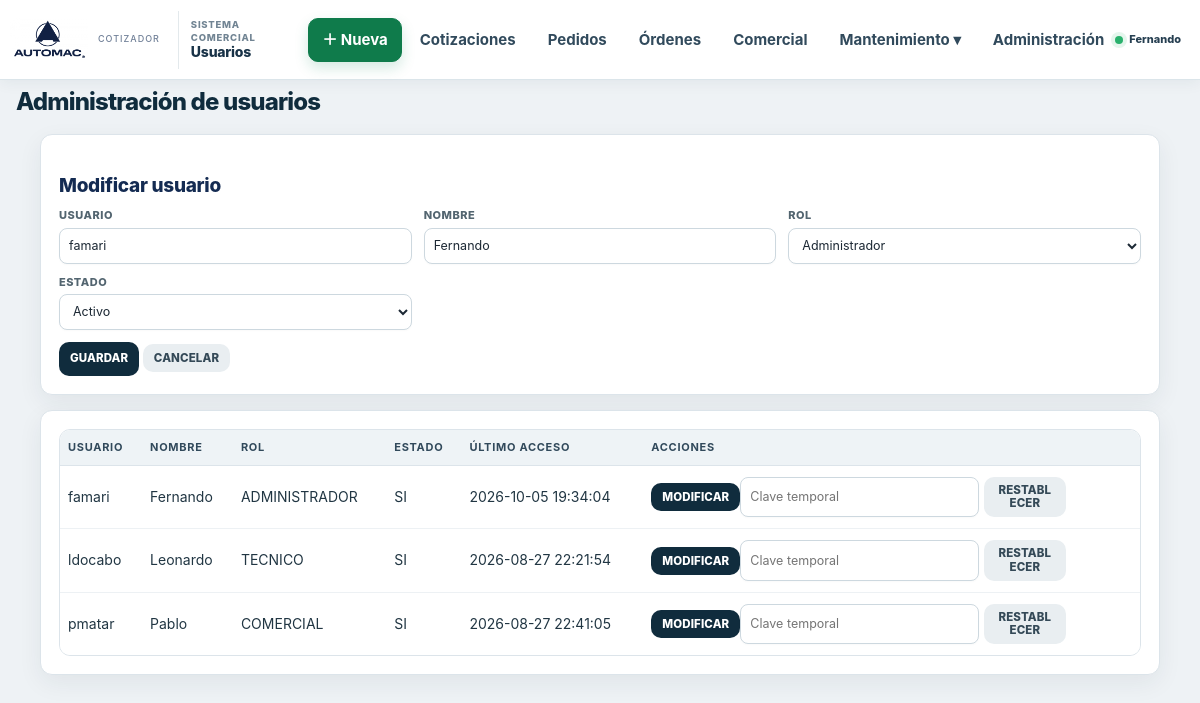
The app's page /administrar_usuarios.php?editar=1 (signed in) with its own data.
### tables this page shows
CREATE TABLE `usuarios` (
  `usuario_id` int(10) UNSIGNED NOT NULL,
  `usuario_login` varchar(50) NOT NULL,
  `usuario_nombre` varchar(120) NOT NULL,
  `usuario_password` varchar(255) NOT NULL,
  `usuario_rol` enum('ADMINISTRADOR','COMERCIAL','TECNICO') NOT NULL,
  `usuario_activo` enum('SI','NO') NOT NULL DEFAULT 'SI',
  `usuario_debe_cambiar_clave` enum('SI','NO') NOT NULL DEFAULT 'SI',
  `usuario_ultimo_acceso` datetime DEFAULT NULL,
  `usuario_creado` datetime NOT NULL DEFAULT current_timestamp(),
  `usuario_modificado` datetime DEFAULT NULL
);

### auth.php (called while the page is built, shortened)
<?php
function usuarioActual(): ?array
{
    return array(
        'id' => (int)$_SESSION['usuario_id'],
        'login' => (string)($_SESSION['usuario_login'] ?? ''),
        'nombre' => (string)($_SESSION['usuario_nombre'] ?? ''),
        'rol' => (string)($_SESSION['usuario_rol'] ?? ''),
        'debe_cambiar_clave' => (string)($_SESSION['usuario_debe_cambiar_clave'] ?? 'NO')
    );
}

### administrar_usuarios.php (the view, shortened to what this page needs)
<?php
require_once 'conexion.php';
require_once 'auth.php';
function e($v){return htmlspecialchars((string)$v,ENT_QUOTES,'UTF-8');}
$mensaje='';$tipo='ok';
$editar=null;$eid=filter_input(INPUT_GET,'editar',FILTER_VALIDATE_INT);if($eid){$st=$conexion->prepare('SELECT * FROM usuarios WHERE usuario_id=?');$st->bind_param('i',$eid);$st->execute();$editar=$st->get_result()->fetch_assoc();$st->close();}
$usuarios=$conexion->query('SELECT * FROM usuarios ORDER BY usuario_nombre,usuario_login');
?><!doctype html><html lang="es"><head></head><body><div class="c"><?php require __DIR__ . '/menu.php'; ?><h1>Administración de usuarios</h1><?php if($mensaje):?> <?=$tipo?><?=e($mensaje)?><?php endif;?><section class="caja"><h2><?=$editar?'Modificar usuario':'Nuevo usuario'?></h2><form method="post" class="form"><?= automacCsrfInput() ?><?= (int)($editar['usuario_id']??0) ?><div><label>Usuario</label><input name="usuario_login" required value="<?=e($editar['usuario_login']??'')?>"></div><div><label>Nombre</label><input name="usuario_nombre" required value="<?=e($editar['usuario_nombre']??'')?>"></div><div><label>Rol</label><select name="usuario_rol"><option value="ADMINISTRADOR"<?=($editar['usuario_rol']??'')==='ADMINISTRADOR'?' selected':''?>>Administrador</option><?=($editar['usuario_rol']??'')==='COMERCIAL'?' selected':''?><?=($editar['usuario_rol']??'')==='TECNICO'?' selected':''?></select></div><div><label>Estado</label><select name="usuario_activo"><option value="SI"<?=($editar['usuario_activo']??'SI')==='SI'?' selected':''?>>Activo</option><?=($editar['usuario_activo']??'')==='NO'?' selected':''?></select></div><?php if(!$editar):?><div><label>Contraseña temporal</label><input type="password" name="clave" required></div><?php endif;?><div class="acciones"><button class="azul">GUARDAR</button> <?php if($editar):?><a class="btn gris" href="administrar_usuarios.php">CANCELAR</a><?php endif;?></div></form></section><section class="caja tabla"><table><tr><th>Usuario</th><th>Nombre</th><th>Rol</th><th>Estado</th><th>Último acceso</th><th>Acciones</th></tr><?php while($u=$usuarios->fetch_assoc()):?><tr><td><?=e($u['usuario_login'])?></td><td><?=e($u['usuario_nombre'])?></td><td><?=e($u['usuario_rol'])?></td><td><?=e($u['usuario_activo'])?></td><td><?=e($u['usuario_ultimo_acceso']?:'—')?></td><td><a class="btn azul" href="?editar=<?=(int)$u['usuario_id']?>">MODIFICAR</a><form method="post" class="rest" style="display:inline-flex"><?= automacCsrfInput() ?><?=(int)$u['usuario_id']?><input type="password" name="clave_nueva" placeholder="Clave temporal" minlength="10" autocomplete="new-password" title="Al menos 10 caracteres, con letras y números" required><button class="gris">RESTABLECER</button></form></td></tr><?php endwhile;?></table></section></div></body></html>

### menu.php (shortened to what this page needs)
<?php
$paginaMenuActual = basename((string)($_SERVER['PHP_SELF'] ?? ''));
$usuarioMenu = function_exists('usuarioActual') ? usuarioActual() : null;
$rolMenu = strtoupper(trim((string)($usuarioMenu['rol'] ?? '')));
$nombreUsuarioMenu = (string)($usuarioMenu['nombre'] ?? 'Usuario');
$gruposActivosMenu = array(
    'inicio' => array('inicio.php'),
    'cotizador' => array('index.php'),
    'cotizaciones' => array('cotizaciones.php', 'ver_cotizacion.php'),
    'visor_pdf' => array('visor_pdf.php'),
    'comercial' => array('comercial.php'),
    'pedidos' => array('pedidos.php', 'ver_pedido.php', 'editar_pedido.php', 'pedido_preintegracion.php', 'pasar_produccion.php', 'confirmar_integracion_externa.php'),
    'ordenes' => array('ordenes_fabricacion.php', 'ver_orden_fabricacion.php'),
    'clientes' => array('administrar_clientes.php'),
    'usuarios' => array('administrar_usuarios.php'),
    'plantillas' => array('administrar_plantillas.php', 'plantillas_controles.php'),
    'matriz' => array('administrar_matriz.php', 'administrar_material_hueco.php', 'exportar_matriz_calculos.php', 'limites_paradas.php'),
    'botoneras' => array('administrar_matriz_botoneras.php'),
    'senalizacion_mantenimiento' => array('mantenimiento_senalizacion.php'),
    'accesorios_mantenimiento' => array('mantenimiento_accesorios.php'),
    'mantenimiento' => array('mantenimiento.php','mantenimiento_automatizaciones.php','mantenimiento_administracion.php','diagnostico_depuracion.php'),
    'control_mantenimiento' => array('mantenimiento_control.php','mantenimiento_catalogos_control.php','administrar_matriz.php','exportar_matriz_calculos.php'),
    'catalogos_control' => array('mantenimiento_catalogos_control.php'),
    'diagnostico' => array('diagnostico_catalogos.php','diagnostico_depuracion.php'),
    'automatizaciones' => array('mantenimiento_automatizaciones.php'),
    'administracion_sistema' => array('mantenimiento_administracion.php','mantenimiento_integracion_externa.php','mantenimiento_condiciones_pago.php'),
    'precios' => array('actualizar_precios.php', 'administrar_precios.php'),
    'repuestos_mantenimiento' => array('mantenimiento_repuestos.php', 'administrar_repuestos.php'),
    'iep_mantenimiento' => array('mantenimiento_iep.php'),
    'numeracion' => array('administrar_numeracion.php'),
    'documentos' => array('administrar_documentos.php'),
    'preferencias' => array('mis_preferencias.php'),
    'clave' => array('cambiar_clave.php')
);
if (!function_exists('menuAutomacActivo')) {
    function menuAutomacActivo(string $clave, string $pagina, array $grupos): string
    {
        return in_array($pagina, $grupos[$clave] ?? array(), true) ? ' activo' : '';
    }
}
$titulosPaginaMenu = array(
    'inicio.php' => 'Nueva cotización',
    'index.php' => 'Cotizador de ascensores',
    'cotizaciones.php' => 'Cotizaciones',
    'visor_pdf.php' => 'Visor PDF',
    'comercial.php' => 'Panel comercial',
    'ver_cotizacion.php' => 'Detalle de cotización',
    'pedidos.php' => 'Pedidos',
    'pedido_preintegracion.php' => 'Integración externa · Pedido',
    'ver_pedido.php' => 'Detalle de pedido',
    'editar_pedido.php' => 'Modificar pedido',
    'ordenes_fabricacion.php' => 'Órdenes de fabricación',
    'ver_orden_fabricacion.php' => 'Orden de fabricación',
    'administrar_clientes.php' => 'Clientes',
    'administrar_usuarios.php' => 'Usuarios',
    'administrar_plantillas.php' => 'Plantillas',
    'mantenimiento.php' => 'Mantenimiento',
    'mantenimiento_control.php' => 'Matrices de Control',
    'mantenimiento_iep.php' => 'Matrices de IEP',
    'administrar_matriz.php' => 'Cálculos de Control',
    'administrar_material_hueco.php' => 'Material de hueco',
    'limites_paradas.php' => 'Límites de paradas',
    'administrar_matriz_botoneras.php' => 'Matriz de botoneras',
    'mantenimiento_senalizacion.php' => 'Mantenimiento de señalización',
    'mantenimiento_accesorios.php' => 'Mantenimiento de accesorios',
    'mantenimiento_catalogos_control.php' => 'Configuración de Control',
    'diagnostico_catalogos.php' => 'Diagnóstico de integridad',
    'diagnostico_depuracion.php' => 'Depuración del sistema',
    'mantenimiento_automatizaciones.php' => 'Relaciones y Automatizaciones',
    'mantenimiento_administracion.php' => 'Administración del Sistema',
    'mantenimiento_integracion_externa.php' => 'Integración externa',
    'mantenimiento_condiciones_pago.php' => 'Condiciones de pago',
    'pasar_produccion.php' => 'Paso a Producción',
    'confirmar_integracion_externa.php' => 'Paso a Producción',
    'actualizar_precios.php' => 'Bases de precios Bejerman',
    'mantenimiento_repuestos.php' => 'Repuestos',
    'administrar_numeracion.php' => 'Numeración de documentos',
    'administrar_documentos.php' => 'Archivo de documentos',
    'mis_preferencias.php' => 'Mis preferencias',
    'cambiar_clave.php' => 'Mi contraseña'
);
$tituloPaginaMenu = $titulosPaginaMenu[$paginaMenuActual] ?? 'Cotizador Automac';
$puedeComercial = in_array($rolMenu, array('ADMINISTRADOR', 'COMERCIAL'), true);
$puedeOrdenes = in_array($rolMenu, array('ADMINISTRADOR', 'TECNICO', 'COMERCIAL'), true);
$esAdministradorMenu = $rolMenu === 'ADMINISTRADOR';
$destinoMarcaMenu = $puedeComercial ? 'index.php?nueva=1' : ($puedeOrdenes ? 'ordenes_fabricacion.php' : 'cambiar_clave.php');
?>
<link rel="stylesheet" href="automac-ui.css?v=20260920-v528">
<link rel="stylesheet" href="cotizador-v15.css?v=20260921-v150">
<div class="automac-shell" data-automac-shell>
    <header class="automac-topbar automac-topnav">
        <a class="automac-top-brand automac-top-brand-logo" href="<?= htmlspecialchars($destinoMarcaMenu, ENT_QUOTES, 'UTF-8') ?>"><img src="assets/automac-logo-dark.png" alt="AUTOMAC"><span>Cotizador</span></a>
        <div class="automac-topbar-title"><small>Sistema comercial</small><strong><?= htmlspecialchars($tituloPaginaMenu, ENT_QUOTES, 'UTF-8') ?></strong></div>
        <nav class="automac-desktop-nav" aria-label="Navegación principal">
            <?php if ($puedeComercial): ?>
                <a class="automac-top-link nueva" href="index.php?nueva=1">＋ Nueva</a>
                <a class="automac-top-link<?= menuAutomacActivo('cotizaciones', $paginaMenuActual, $gruposActivosMenu) ?>" href="cotizaciones.php">Cotizaciones</a>
                <a class="automac-top-link<?= menuAutomacActivo('pedidos', $paginaMenuActual, $gruposActivosMenu) ?>" href="pedidos.php">Pedidos</a>
            <?php endif; ?>
            <?php if ($puedeOrdenes): ?><a class="automac-top-link<?= menuAutomacActivo('ordenes', $paginaMenuActual, $gruposActivosMenu) ?>" href="ordenes_fabricacion.php">Órdenes</a><?php endif; ?>
            <?php if ($puedeComercial): ?><a class="automac-top-link<?= menuAutomacActivo('comercial', $paginaMenuActual, $gruposActivosMenu) ?>" href="comercial.php">Comercial</a><?php endif; ?>
            <?php if ($puedeComercial || $esAdministradorMenu): ?>
            <details class="automac-nav-menu" name="automac-topmenu">
                <summary>Mantenimiento ▾</summary>
            </details>
            <?php endif; ?>
            <?php if ($esAdministradorMenu): ?>
            <details class="automac-nav-menu" name="automac-topmenu">
                <summary>Administración ▾</summary>
            </details>
            <?php endif; ?>
        </nav>
        <div class="automac-top-actions">
            <details class="automac-user-topmenu" name="automac-topmenu">
                <summary><span class="automac-status-dot"></span><strong><?= htmlspecialchars($nombreUsuarioMenu, ENT_QUOTES, 'UTF-8') ?></strong></summary>
            </details>
        </div>
    </header>
</div>

### cotizador-v15.css (style rules this page uses)
html { --v15-top:80px!important; --v15-nav:68px!important; }

### administrar_usuarios.php (style rules this page uses)
* { box-sizing:border-box }
body { font-family:Arial;background:#f4f4f9;margin:18px;color:#202124 }
.c { max-width:1150px;margin:auto }
.menu a,.btn,button { padding:9px 12px;border:0;border-radius:5px;background:#343a40;color:#fff;text-decoration:none;font-weight:bold;font-size:12px;cursor:pointer }
.menu .activo,.azul { background:#0d6efd }
.gris { background:#6c757d }
.caja { background:#fff;border:1px solid #ddd;border-radius:8px;padding:18px;margin-bottom:15px }
.form { display:grid;grid-template-columns:repeat(3,minmax(0,1fr));gap:10px }
label { display:block;font-size:12px;font-weight:bold;margin-bottom:4px }
input,select { width:100%;height:35px;padding:5px }
.acciones { grid-column:1/-1 }
table { width:100%;border-collapse:collapse;font-size:13px }
th,td { padding:8px;border-bottom:1px solid #ddd;text-align:left }
th { background:#212529;color:#fff }
.rest { display:flex;gap:5px }
.rest input { width:135px;height:31px }

### records on screen
usuarios: usuario_nombre "Fernando", usuario_login "famari", usuario_rol "Administrador", usuario_activo "Activo", usuario_rol "ADMINISTRADOR", usuario_activo "SI", usuario_ultimo_acceso "2026-10-05 19:34:04"
usuarios: usuario_login "ldocabo", usuario_nombre "Leonardo", usuario_rol "TECNICO", usuario_activo "SI", usuario_ultimo_acceso "2026-08-27 22:21:54"
usuarios: usuario_login "pmatar", usuario_nombre "Pablo", usuario_rol "COMERCIAL", usuario_activo "SI", usuario_ultimo_acceso "2026-08-27 22:41:05"

### other values on screen
$tituloPaginaMenu "Usuarios"
